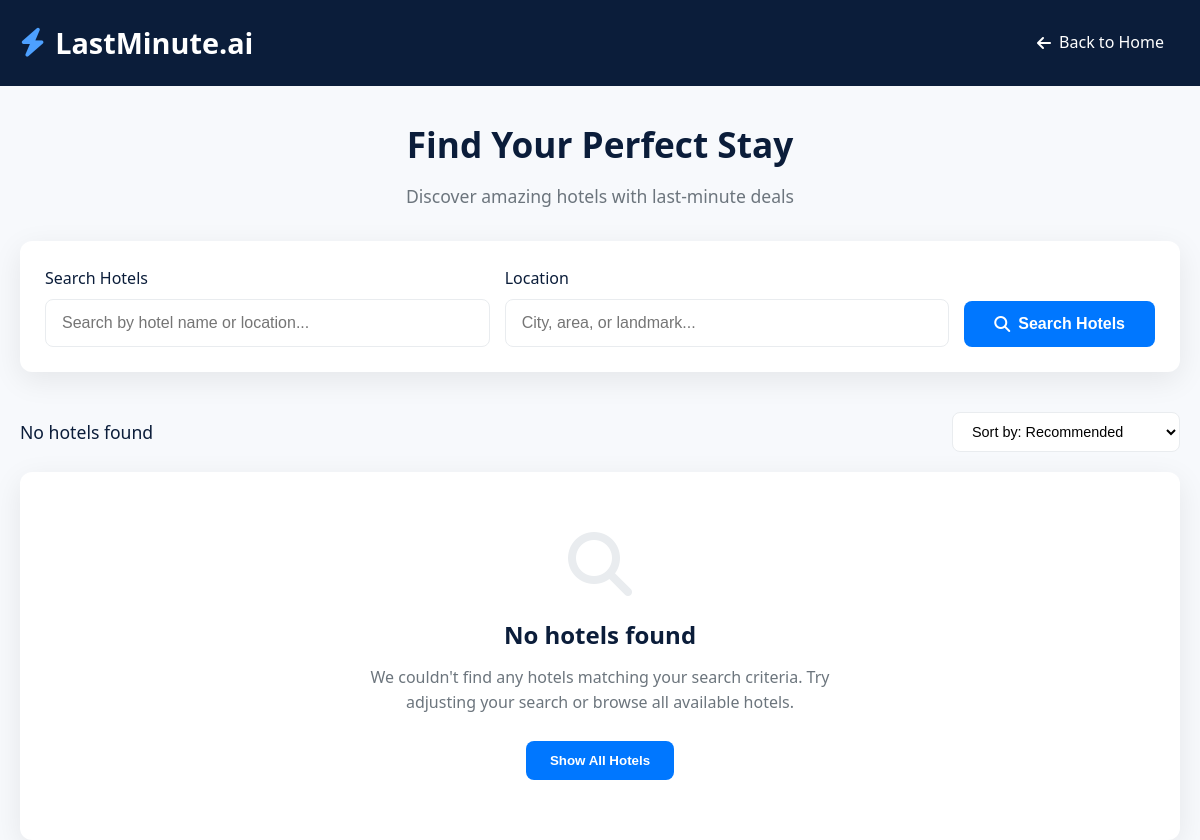
The page /hotel_booking/ (signed in) on the database as committed earlier.
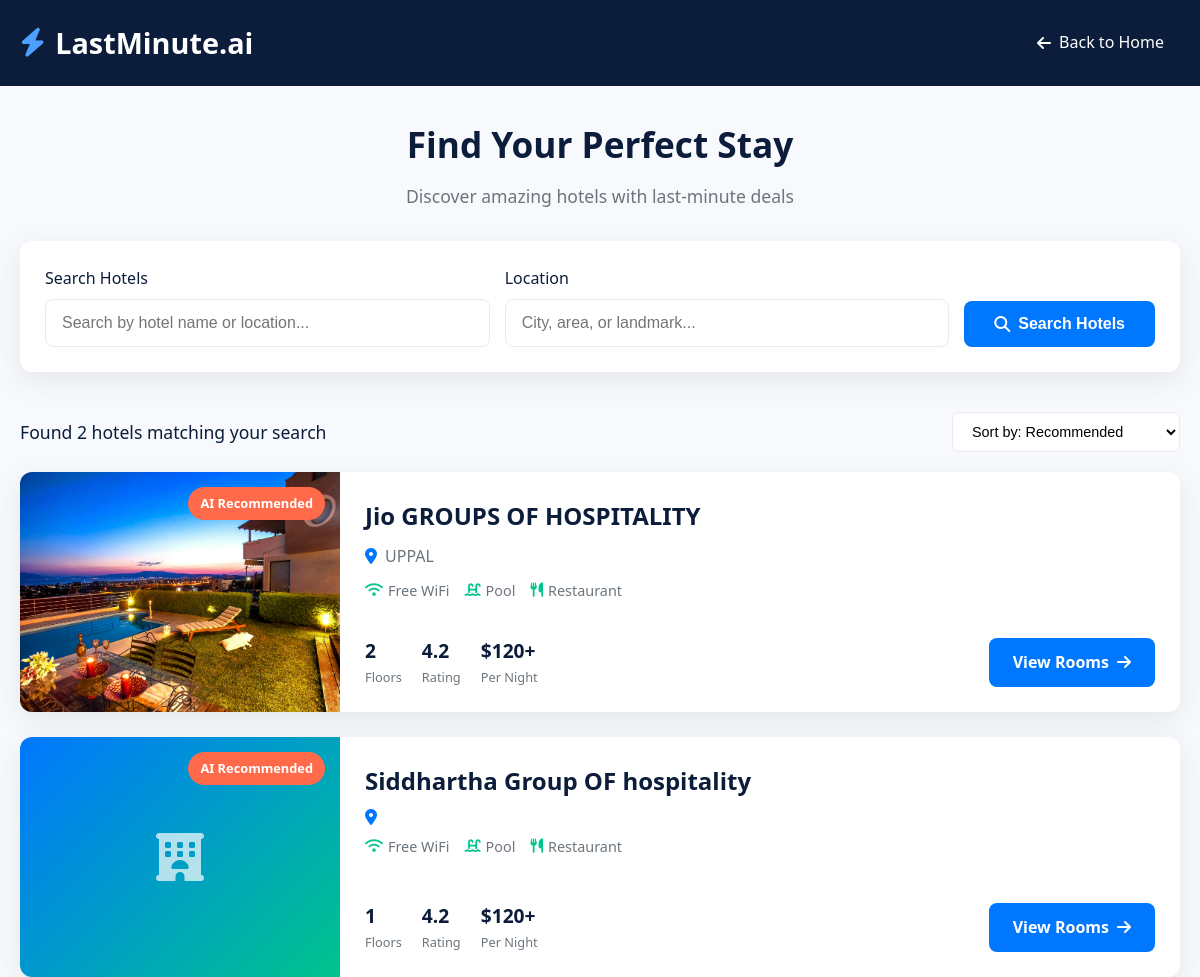
The same page on the database as committed later.
### app/models.py (models this page shows, shortened)
class Hotel(models.Model):
    dealer = models.ForeignKey(Dealer, on_delete=models.CASCADE, related_name='hotels')
    name = models.CharField(max_length=100)
    location = models.CharField(max_length=100)
    amenities = models.JSONField(default=list)
    description = models.TextField(null=True, blank=True)
    floor_count = models.PositiveIntegerField(default=1, help_text="Total number of floors in the hotel")
    Hotel_image=models.ImageField(upload_to='hotel_images/',null=True,blank=True)

### app/views.py (the view)
# urls.py: path('hotel_booking/', views.hotel_booking, name='hotel_booking'),
@login_required(login_url='rolelogin')
def hotel_booking(request):
    hotels=Hotel.objects.all()
    return render(request,'hotel_booking.html',{'hotels':hotels})

### templates/hotel_booking.html (shortened to what this page needs)
<!DOCTYPE html>
<html lang="en">
<head>
    <link rel="stylesheet" href="https://cdnjs.cloudflare.com/ajax/libs/font-awesome/6.4.0/css/all.min.css">
</head>
<body>
    <header>
        <div class="container">
            <div class="header-content">
                <div class="logo">
                    <i class="fas fa-bolt"></i>
                    <h1>LastMinute.ai</h1>
                </div>
                <a href="{% url 'index' %}" class="back-link">
                    <i class="fas fa-arrow-left"></i> Back to Home
                </a>
            </div>
        </div>
    </header>
    <div class="container">
        <div class="page-title">
            <h1>Find Your Perfect Stay</h1>
            <p>Discover amazing hotels with last-minute deals</p>
        </div>
        <div class="search-container">
            <form method="GET" class="search-form">
                <div class="form-group">
                    <label for="search">Search Hotels</label>
                    <input
                        type="text"
                        id="search"
                        name="q"
                        placeholder="Search by hotel name or location..."
                        value="{{ query }}"
                    />
                </div>
                <div class="form-group">
                    <label for="location">Location</label>
                    <input
                        type="text"
                        id="location"
                        name="location"
                        placeholder="City, area, or landmark..."
                    />
                </div>
                <button type="submit" class="search-btn">
                    <i class="fas fa-search"></i> Search Hotels
                </button>
            </form>
        </div>
        <div class="results-info">
            <div class="results-count">
                {% if hotels %}
                    Found {{ hotels|length }} hotels matching your search
                {% else %}
                    No hotels found
                {% endif %}
            </div>
            <div class="sort-options">
                <select>
                    <option>Sort by: Recommended</option>
                </select>
            </div>
        </div>
        <div class="hotel-list">
            {% if hotels %}
                {% for hotel in hotels %}
                <div class="hotel-card">
                    <div class="hotel-image">
                        {% if hotel.Hotel_image %}
                            <img src="{{ hotel.Hotel_image.url }}" alt="{{ hotel.name }}">
                        {% else %}
                            <div class="image-placeholder">
                                <i class="fas fa-hotel"></i>
                            </div>
                        {% endif %}
                        <div class="hotel-badge">AI Recommended</div>
                    </div>
                    <div class="hotel-content">
                        <div class="hotel-header">
                            <h2 class="hotel-name">{{ hotel.name }}</h2>
                            <div class="hotel-location">
                                <i class="fas fa-map-marker-alt"></i>
                                {{ hotel.location }}
                            </div>
                            <div class="hotel-features">
                                <div class="feature">
                                    <i class="fas fa-wifi"></i> Free WiFi
                                </div>
                                <div class="feature">
                                    <i class="fas fa-swimming-pool"></i> Pool
                                </div>
                                <div class="feature">
                                    <i class="fas fa-utensils"></i> Restaurant
                                </div>
                            </div>
                        </div>
                        <div class="hotel-footer">
                            <div class="hotel-stats">
                                <div class="stat">
                                    <span class="stat-value">{{ hotel.floor_count }}</span>
                                    <span class="stat-label">Floors</span>
                                </div>
                                <div class="stat">
                                    <span class="stat-value">4.2</span>
                                    <span class="stat-label">Rating</span>
                                </div>
                                <div class="stat">
                                    <span class="stat-value">$120+</span>
                                    <span class="stat-label">Per Night</span>
                                </div>
                            </div>
                            <a href="{% url 'hotel_detail' hotel.id %}" class="view-rooms-btn">
                                View Rooms <i class="fas fa-arrow-right"></i>
                            </a>
                        </div>
                    </div>
                </div>
                {% endfor %}
            {% else %}
                <div class="empty-state">
                    <i class="fas fa-search"></i>
                    <h3>No hotels found</h3>
                    <p>We couldn't find any hotels matching your search criteria. Try adjusting your search or browse all available hotels.</p>
                    <button class="reset-search">Show All Hotels</button>
                </div>
            {% endif %}
        </div>
    </div>
</body>
</html>

### templates/hotel_booking.html (style rules this page uses)
:root { --primary: #0077ff; --primary-dark: #005dcc; --primary-light: #4da0ff; --secondary: #ff6b4a; --accent: #00c48c; --dark: #0b1d3a; --light: #f7f9fc; --gray: #6c757d; --light-gray: #e9ecef; --white: #ffffff; --border-radius: 12px; --box-shadow: 0 8px 30px rgba(0, 0, 0, 0.08); --transition: all 0.3s ease; }
* { margin: 0; padding: 0; box-sizing: border-box; }
body { font-family: 'Segoe UI', Tahoma, Geneva, Verdana, sans-serif; background: var(--light); color: #333; line-height: 1.6; }
.container { max-width: 1200px; margin: 0 auto; padding: 0 20px; }
header { background: var(--dark); color: white; padding: 20px 0; margin-bottom: 30px; }
.header-content { display: flex; justify-content: space-between; align-items: center; }
.logo { display: flex; align-items: center; gap: 10px; }
.logo i { color: var(--primary-light); font-size: 1.8rem; }
.logo h1 { font-size: 1.8rem; font-weight: 700; }
.back-link { color: white; text-decoration: none; display: flex; align-items: center; gap: 8px; font-weight: 500; padding: 8px 16px; border-radius: 6px; transition: var(--transition); }
.page-title { text-align: center; margin-bottom: 30px; }
.page-title h1 { font-size: 2.2rem; color: var(--dark); margin-bottom: 10px; }
.page-title p { color: var(--gray); font-size: 1.1rem; }
.search-container { background: var(--white); padding: 25px; border-radius: var(--border-radius); box-shadow: var(--box-shadow); margin-bottom: 40px; }
.search-form { display: flex; gap: 15px; align-items: flex-end; flex-wrap: wrap; }
.form-group { flex: 1; min-width: 250px; }
.form-group label { display: block; margin-bottom: 8px; font-weight: 500; color: var(--dark); }
.form-group input { width: 100%; padding: 14px 16px; border-radius: 8px; border: 1px solid var(--light-gray); font-size: 1rem; transition: var(--transition); }
.search-btn { background: var(--primary); color: white; border: none; border-radius: 8px; padding: 14px 30px; font-size: 1rem; font-weight: 600; cursor: pointer; transition: var(--transition); display: flex; align-items: center; gap: 8px; }
.results-info { margin-bottom: 20px; display: flex; justify-content: space-between; align-items: center; flex-wrap: wrap; gap: 15px; }
.results-count { font-size: 1.1rem; color: var(--dark); font-weight: 500; }
.sort-options select { padding: 10px 15px; border-radius: 8px; border: 1px solid var(--light-gray); font-size: 0.9rem; background: var(--white); }
.hotel-list { display: flex; flex-direction: column; gap: 25px; }
.hotel-card { background: var(--white); border-radius: var(--border-radius); box-shadow: var(--box-shadow); overflow: hidden; transition: var(--transition); display: flex; height: 240px; }
.hotel-image { flex: 0 0 320px; position: relative; overflow: hidden; }
.hotel-image img { width: 100%; height: 100%; object-fit: cover; transition: var(--transition); }
.image-placeholder { width: 100%; height: 100%; background: linear-gradient(135deg, var(--primary), var(--accent)); display: flex; align-items: center; justify-content: center; color: white; }
.image-placeholder i { font-size: 3rem; opacity: 0.7; }
.hotel-badge { position: absolute; top: 15px; right: 15px; background: var(--secondary); color: white; padding: 6px 12px; border-radius: 20px; font-size: 0.8rem; font-weight: 600; }
.hotel-content { flex: 1; padding: 25px; display: flex; flex-direction: column; justify-content: space-between; }
.hotel-header { margin-bottom: 15px; }
.hotel-name { font-size: 1.5rem; font-weight: 700; color: var(--dark); margin-bottom: 8px; }
.hotel-location { display: flex; align-items: center; gap: 8px; color: var(--gray); margin-bottom: 5px; }
.hotel-location i { color: var(--primary); }
.hotel-features { display: flex; gap: 15px; margin-top: 10px; }
.feature { display: flex; align-items: center; gap: 5px; font-size: 0.9rem; color: var(--gray); }
.feature i { color: var(--accent); }
.hotel-footer { display: flex; justify-content: space-between; align-items: flex-end; }
.hotel-stats { display: flex; gap: 20px; }
.stat { display: flex; flex-direction: column; }
.stat-value { font-size: 1.2rem; font-weight: 700; color: var(--dark); }
.stat-label { font-size: 0.8rem; color: var(--gray); }
.view-rooms-btn { background: var(--primary); color: white; text-decoration: none; padding: 12px 24px; border-radius: 8px; font-weight: 600; transition: var(--transition); display: flex; align-items: center; gap: 8px; }

Rows that differ between the two databases and show on the page:
added Hotel: Hotel_image (picture), name "Jio GROUPS OF HOSPITALITY", location "UPPAL", floor_count "2"
added Hotel: name "Siddhartha Group OF hospitality", floor_count "1"
Other text that changed with them:
{{ hotels|length }}: (not shown) → "2"
text no longer shown: "No hotels found No hotels found We couldn't find any hotels matching your search criteria. Try adjusting your search or browse all available hotels. Show All Hotels"
text now shown: "Found hotels matching your search"
